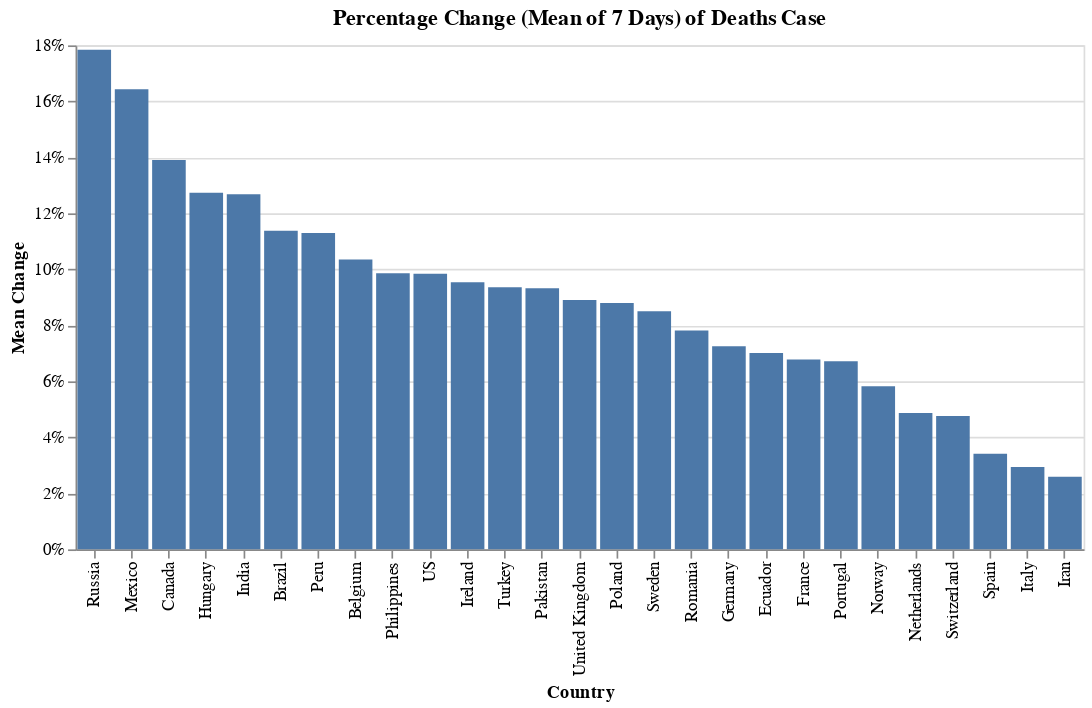

Source (notebook cell):
### Code cell
#hide_input
df_summary_deaths = df_summary(df_deaths)
df_deaths_major = df_summary_deaths[(df_summary_deaths['New'] > 10) & (df_summary_deaths['Total'] > 100)].reset_index()

alt.Chart(df_deaths_major).mark_bar().encode(
    alt.X('Country:N', sort='-y'),
    alt.Y('Change_Mean_7D:Q', axis=alt.Axis(format='%'), title='Mean Change'),
    tooltip=list(df_deaths_major)
).properties(
    width=600,
    title='Percentage Change (Mean of 7 Days) of Deaths Case'
)

### Figure 1 — Vega-Lite specification as saved in the notebook (floating-point values rounded to 4 significant figures)
{"config": {"view": {"continuousWidth": 400, "continuousHeight": 300}}, "data": {"name": "data-32cdf00d4156c6e76af6aad15b800136"}, "mark": "bar", "encoding": {"tooltip": [{"type": "nominal", "field": "Country"}, {"type": "quantitative", "field": "Total"}, {"type": "quantitative", "field": "New"}, {"type": "quantitative", "field": "Change"}, {"type": "quantitative", "field": "Change_Mean_7D"}, {"type": "quantitative", "field": "Trending"}], "x": {"type": "nominal", "field": "Country", "sort": "-y"}, "y": {"type": "quantitative", "axis": {"format": "%"}, "field": "Change_Mean_7D", "title": "Mean Change"}}, "title": "Percentage Change (Mean of 7 Days) of Deaths Case", "width": 600, "$schema": "https://vega.github.io/schema/vega-lite/v4.8.1.json", "datasets": {"data-32cdf00d4156c6e76af6aad15b800136": [{"Country": "US", "Total": 28326, "New": 2494.0, "Change": 0.09655, "Change_Mean_7D": 0.09847, "Trending": -0.001924}, {"Country": "Italy", "Total": 21645, "New": 578.0, "Change": 0.02744, "Change_Mean_7D": 0.02943, "Trending": -0.00199}, {"Country": "Spain", "Total": 18708, "New": 652.0, "Change": 0.03611, "Change_Mean_7D": 0.03415, "Trending": 0.001956}, {"Country": "France", "Total": 17188, "New": 1440.0, "Change": 0.09144, "Change_Mean_7D": 0.06781, "Trending": 0.02364}, {"Country": "United Kingdom", "Total": 12894, "New": 765.0, "Change": 0.06307, "Change_Mean_7D": 0.08902, "Trending": -0.02594}, {"Country": "Iran", "Total": 4777, "New": 94.0, "Change": 0.02007, "Change_Mean_7D": 0.02595, "Trending": -0.005875}, {"Country": "Belgium", "Total": 4440, "New": 283.0, "Change": 0.06808, "Change_Mean_7D": 0.1035, "Trending": -0.03542}, {"Country": "Germany", "Total": 3804, "New": 510.0, "Change": 0.1548, "Change_Mean_7D": 0.07251, "Trending": 0.08231}, {"Country": "Netherlands", "Total": 3145, "New": 190.0, "Change": 0.0643, "Change_Mean_7D": 0.04874, "Trending": 0.01556}, {"Country": "Brazil", "Total": 1736, "New": 204.0, "Change": 0.1332, "Change_Mean_7D": 0.1138, "Trending": 0.01935}, {"Country": "Turkey", "Total": 1518, "New": 115.0, "Change": 0.08197, "Change_Mean_7D": 0.09357, "Trending": -0.01161}, {"Country": "Switzerland", "Total": 1239, "New": 65.0, "Change": 0.05537, "Change_Mean_7D": 0.04766, "Trending": 0.007707}, {"Country": "Sweden", "Total": 1203, "New": 170.0, "Change": 0.1646, "Change_Mean_7D": 0.08505, "Trending": 0.07952}, {"Country": "Canada", "Total": 1006, "New": 107.0, "Change": 0.119, "Change_Mean_7D": 0.139, "Trending": -0.02001}, {"Country": "Portugal", "Total": 599, "New": 32.0, "Change": 0.05644, "Change_Mean_7D": 0.06721, "Trending": -0.01077}, {"Country": "Ireland", "Total": 444, "New": 38.0, "Change": 0.0936, "Change_Mean_7D": 0.09541, "Trending": -0.001815}, {"Country": "Mexico", "Total": 406, "New": 74.0, "Change": 0.2229, "Change_Mean_7D": 0.1644, "Trending": 0.05854}, {"Country": "India", "Total": 405, "New": 12.0, "Change": 0.03053, "Change_Mean_7D": 0.1269, "Trending": -0.09633}, {"Country": "Ecuador", "Total": 388, "New": 19.0, "Change": 0.05149, "Change_Mean_7D": 0.07009, "Trending": -0.0186}, {"Country": "Romania", "Total": 372, "New": 21.0, "Change": 0.05983, "Change_Mean_7D": 0.0782, "Trending": -0.01837}, {"Country": "Philippines", "Total": 349, "New": 14.0, "Change": 0.04179, "Change_Mean_7D": 0.09857, "Trending": -0.05678}, {"Country": "Poland", "Total": 286, "New": 23.0, "Change": 0.08745, "Change_Mean_7D": 0.08801, "Trending": -0.0005592}, {"Country": "Peru", "Total": 254, "New": 24.0, "Change": 0.1043, "Change_Mean_7D": 0.113, "Trending": -0.00862}, {"Country": "Russia", "Total": 198, "New": 28.0, "Change": 0.1647, "Change_Mean_7D": 0.1784, "Trending": -0.01373}, {"Country": "Norway", "Total": 150, "New": 11.0, "Change": 0.07914, "Change_Mean_7D": 0.05824, "Trending": 0.0209}, {"Country": "Hungary", "Total": 134, "New": 12.0, "Change": 0.09836, "Change_Mean_7D": 0.1274, "Trending": -0.02904}, {"Country": "Pakistan", "Total": 111, "New": 15.0, "Change": 0.1562, "Change_Mean_7D": 0.09323, "Trending": 0.06302}]}}
